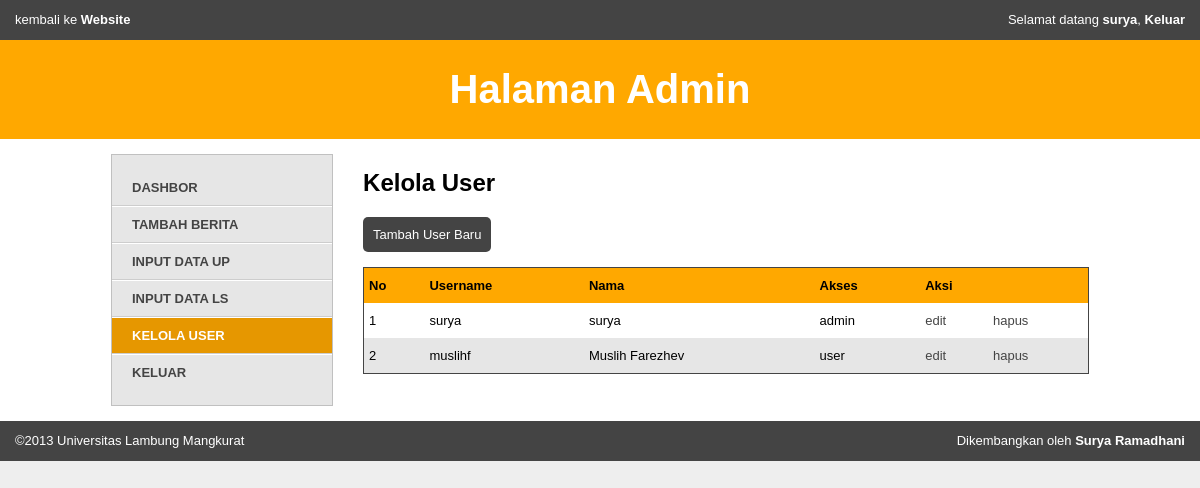
The app's page /admin/admin.php?hal=user (signed in) with its own data.
### tables this page shows
CREATE TABLE IF NOT EXISTS `user` (
  `username` varchar(25) NOT NULL,
  `nama` varchar(27) NOT NULL,
  `password` varchar(25) NOT NULL,
  `akses` varchar(25) NOT NULL,
  PRIMARY KEY (`username`)
);

### admin/include/view/user.php (the view, shortened to what this page needs)
<h2>Kelola User</h2>
<button onclick="window.location.href='?hal=adduser'" style="margin-bottom:15px">Tambah User Baru</button>
<?php
$query = "	SELECT	*
			FROM user
			ORDER BY nama DESC";
$sql = mysql_query ($query);
$a = 1;
?>
<table>
	<tr>
		<td>No</td>
		<td>Username</td>
		<td>Nama</td>
		<td>Akses</td>
		<td colspan="2">Aksi</td>
	</tr>
	<?php
	while ($hasil = mysql_fetch_array($sql)) {
		$username = $hasil['username'];
		$nama = $hasil['nama'];
		$akses = $hasil['akses'];
	?>
	<tr>
		<td><?php echo $a;?></td>
		<td><?php echo $username;?></td>
		<td><?php echo $nama;?></td>
		<td><?php echo $akses;?></td>
		<td>
			<a href="?hal=editu&user=<?= $username?>">edit</a>
		</td>
		<td>
			<a href="?hal=hapusu&user=<?= $username?>" class="tanda">hapus</a>
		</td>
	</tr>
	<?php
	$a++;
	}
	?>
</table>

### public/css/style.css (style rules this page uses)
html { background: #fff; color: #000; font-family: sans-serif; -ms-text-size-adjust: 100%; -webkit-text-size-adjust: 100%; }
body { margin: 0; }
button, input, select, textarea { font-family: inherit; font-size: 100%; margin: 0; }
button, input { line-height: normal; }
button, select { text-transform: none; }
button, html input[type="button"], input[type="reset"], input[type="submit"] { -webkit-appearance: button; cursor: pointer; }
table { border-collapse: collapse; border-spacing: 0; }
html { background: #eee; }
button { -webkit-transition-duration: 0.5s; -moz-transition-duration: 0.5s; -o-transition-duration: 0.5s; transition-duration: 0.5s; background: #444444; -webkit-border-radius: 5px; -moz-border-radius: 5px; -ms-border-radius: 5px; -o-border-radius: 5px; border-radius: 5px; color: white; font-size: 13px; padding: 10px; border: 0px; }
table { width: 100%; border: solid 1px #444; }
table a { color: #444; text-decoration: none; }
table td { padding: 10px 5px; vertical-align: top; }
table tr { font-size: 13px; }
table tr:first-child { background: #ffa800 !important; }
table tr:first-child td { font-weight: bold; }
table tr:nth-child(odd) { background: #e6e6e6; }
#admin section h2 { margin-top: 0px; }

### records on screen
user: username "surya", nama "surya", akses "admin"
user: username "muslihf", nama "Muslih Farezhev", akses "user"

### other values on screen
$_SESSION['nama'] "surya"
